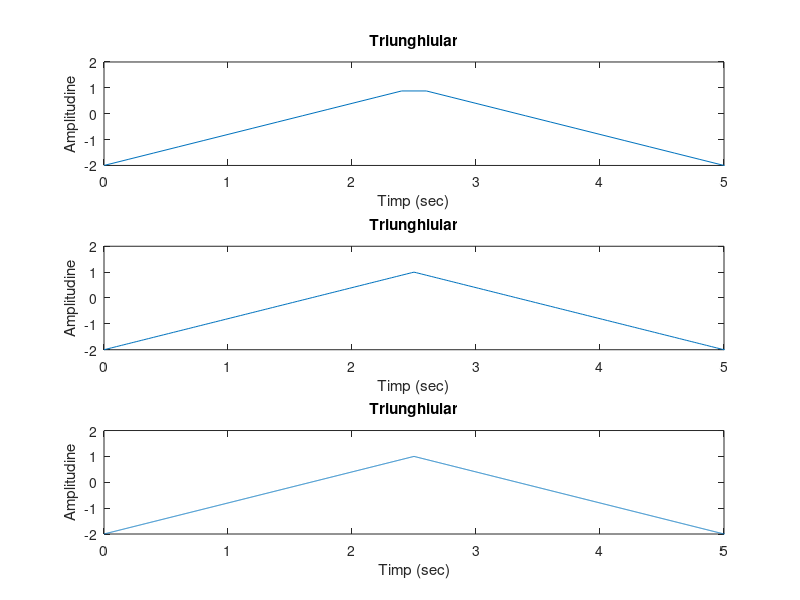

Reproduce this figure in MATLAB.
%fs = 2000;
%realizam vector de la 0 la 100 cu pasul 0.2 (rezolutie 200 ms)
t1 = 0 : 0.2 : 100;
x1 = sawtooth(0.4 * pi * t1, 0.5); %semnal triunghiular

x1 = x1 * 1.5; %realizam limitele amplitudinii
x1 = x1 - 0.5;

subplot(3, 1, 1)
plot(t1, x1); %se afiseaza  primul grafic
axis([0 5 -2 2]);	%realizam limitele axelor
xlabel('Timp (sec)') 	%numim axa X
ylabel('Amplitudine')	%numim axa Y
title('Triunghiular')	%numim graficul

%realizam un vector de la 0 la 100 cu pasul 0.2 (rezolutie 20 ms)
t2 = 0 : 0.02 : 100;
x2 = sawtooth(0.4 * pi * t2, 0.5); %semnal triunghiular

x2 = x2 * 1.5;
x2 = x2 - 0.5;

subplot(3, 1, 2)
plot(t2, x2);
axis([0 5 -2 2]);
xlabel('Timp (sec)')
ylabel('Amplitudine')
title('Triunghiular')

%cream un vector de la 0 la 100 cu pasul 0.02 (rezolutie 2 ms)
t3 = 0 : 0.002 : 100;
x3 = sawtooth(0.4 * pi * t3, 0.5); %semnal triunghiular

x3 = x3 * 1.5;
x3 = x3 - 0.5;

subplot(3, 1, 3)
plot(t3, x3);
axis([0 5 -2 2]);
xlabel('Timp (sec)')
ylabel('Amplitudine')
title('Triunghiular')
